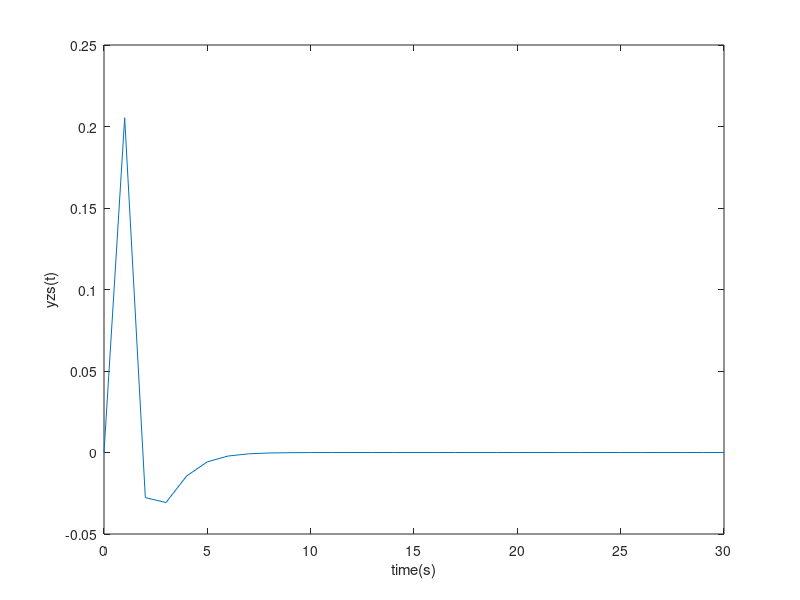

This figure's MATLAB source:
ts=0;te=30;dt=1;
a=[1,3,2];b=[2,1];
sys=tf(b,a);%连续时间lti系统模型
t=ts:dt:te;%起始，终点，时间间隔
x=exp(-3*t);
y=lsim(sys,x,t);%求解零状态响应
plot(t,y);%画图
xlabel('time(s)')
ylabel('yzs(t)')
